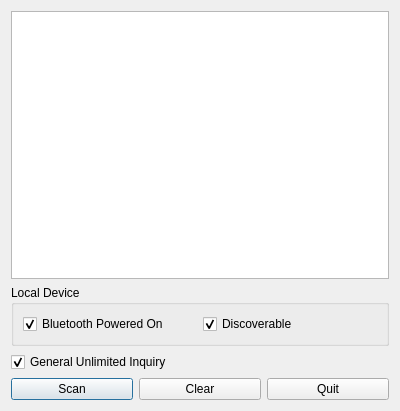
<?xml version="1.0" encoding="UTF-8"?>
<ui version="4.0">
 <class>MainDialog</class>
 <widget class="QDialog" name="MainDialog">
  <property name="geometry">
   <rect>
    <x>0</x>
    <y>0</y>
    <width>400</width>
    <height>411</height>
   </rect>
  </property>
  <property name="windowTitle">
   <string>Bluetooth Scanner</string>
  </property>
  <layout class="QVBoxLayout" name="verticalLayout">
   <item>
    <widget class="QListWidget" name="list"/>
   </item>
   <item>
    <widget class="QGroupBox" name="groupBox">
     <property name="title">
      <string>Local Device</string>
     </property>
     <layout class="QHBoxLayout" name="horizontalLayout_2">
      <item>
       <widget class="QCheckBox" name="power">
        <property name="text">
         <string>Bluetooth Powered On</string>
        </property>
        <property name="checked">
         <bool>true</bool>
        </property>
       </widget>
      </item>
      <item>
       <widget class="QCheckBox" name="discoverable">
        <property name="text">
         <string>Discoverable</string>
        </property>
        <property name="checked">
         <bool>true</bool>
        </property>
       </widget>
      </item>
     </layout>
    </widget>
   </item>
   <item>
    <widget class="QCheckBox" name="inquiryType">
     <property name="text">
      <string>General Unlimited Inquiry</string>
     </property>
     <property name="checked">
      <bool>true</bool>
     </property>
    </widget>
   </item>
   <item>
    <layout class="QHBoxLayout" name="horizontalLayout">
     <item>
      <widget class="QPushButton" name="scan">
       <property name="text">
        <string>Scan</string>
       </property>
      </widget>
     </item>
     <item>
      <widget class="QPushButton" name="clear">
       <property name="text">
        <string>Clear</string>
       </property>
      </widget>
     </item>
     <item>
      <widget class="QPushButton" name="quit">
       <property name="text">
        <string>Quit</string>
       </property>
      </widget>
     </item>
    </layout>
   </item>
  </layout>
 </widget>
 <resources/>
 <connections>
  <connection>
   <sender>quit</sender>
   <signal>clicked()</signal>
   <receiver>MainDialog</receiver>
   <slot>accept()</slot>
   <hints>
    <hint type="sourcelabel">
     <x>323</x>
     <y>275</y>
    </hint>
    <hint type="destinationlabel">
     <x>396</x>
     <y>268</y>
    </hint>
   </hints>
  </connection>
  <connection>
   <sender>clear</sender>
   <signal>clicked()</signal>
   <receiver>list</receiver>
   <slot>clear()</slot>
   <hints>
    <hint type="sourcelabel">
     <x>188</x>
     <y>276</y>
    </hint>
    <hint type="destinationlabel">
     <x>209</x>
     <y>172</y>
    </hint>
   </hints>
  </connection>
 </connections>
</ui>
